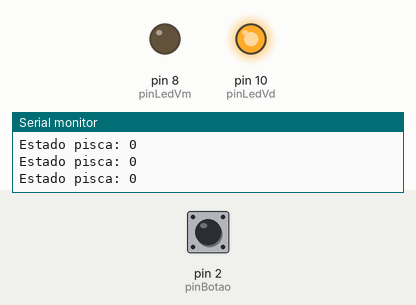
This sketch was run on a simulated Arduino Uno, built with avr-gcc and run on an emulated ATmega328P. Parts: output pins drawn as LEDs (lit = HIGH), the last lines printed to the serial monitor. The test bench sets the inputs (shaded band); at power-on: pin 2 (pinBotao) HIGH.

Above: at 1.2 s.
1.3 s: pin 2 (pinBotao) pulled LOW for 0.15 s
At 2.2 s:
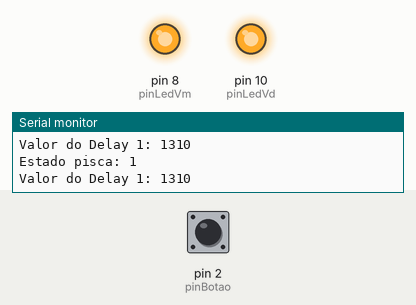
4.4 s: pin 2 (pinBotao) pulled LOW for 1 s
At 5.5 s:
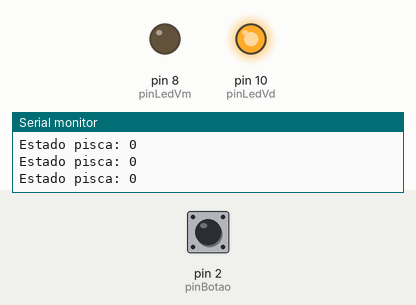
8.4 s: pin 2 (pinBotao) driven LOW
At 9.4 s:
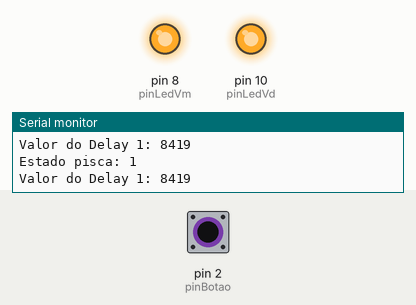
11.4 s: pin 2 (pinBotao) pulsed HIGH 5 times (0.12 s each, 0.3 s apart)
Timing chart, 0 to 14.4 s (numbered marks = the images above; inputs shaded):
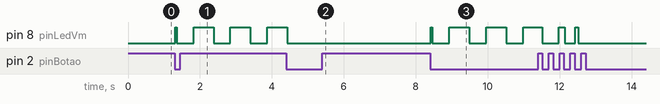

The sketch:

aula_13_delay_millis.ino
```cpp
#define pinLedVd 10
#define pinLedVm 8
#define pinBotao 2

bool estadoBotao = true;
bool estAntBotao = true;
bool estadoPisca = false;

unsigned long delay1 = 0;

void setup() {
  Serial.begin(9600);

  pinMode(pinLedVd, OUTPUT);
  pinMode(pinLedVm, OUTPUT);
  pinMode(pinBotao, INPUT_PULLUP);

  digitalWrite(pinLedVd, HIGH);
}

void loop() {
  estadoBotao = digitalRead(pinBotao);

  if (!estadoBotao && estAntBotao) {
    estadoPisca = !estadoPisca;
  }

  estAntBotao = estadoBotao;

  Serial.print("Estado pisca: ");
  Serial.println(estadoPisca);

  if (estadoPisca) {
    if ((millis() - delay1) >= 500) {
      digitalWrite(pinLedVm, HIGH);
    }

    if ((millis() - delay1) < 500) {
      digitalWrite(pinLedVm, LOW);
    }

    if ((millis() - delay1) >= 1000) {
      delay1 = millis();
    }

    Serial.print("Valor do Delay 1: ");
    Serial.println(delay1);
  } else {
    digitalWrite(pinLedVm, LOW);
  }

  delay(10);
}
```

Measured:
- after the input at 1.3 s, pin 8 (pinLedVm): LOW → HIGH at once, then repeats every 1.0 s: LOW 0.47 s, HIGH 0.55 s
- after the input at 4.4 s, pin 8 (pinLedVm): goes on until 4.4 s, then stays LOW
- after the input at 8.4 s, pin 8 (pinLedVm): LOW → HIGH at once, then repeats every 1.0 s: LOW 0.47 s, HIGH 0.55 s
